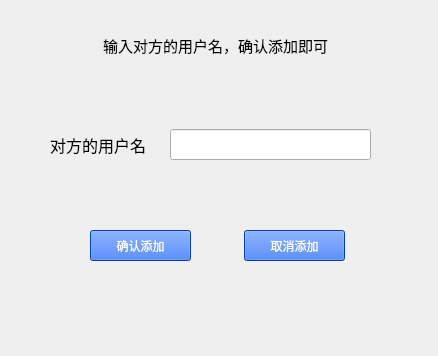
<?xml version="1.0" encoding="UTF-8"?>
<ui version="4.0">
 <class>Addfriend</class>
 <widget class="QWidget" name="Addfriend">
  <property name="geometry">
   <rect>
    <x>0</x>
    <y>0</y>
    <width>438</width>
    <height>356</height>
   </rect>
  </property>
  <property name="windowTitle">
   <string>Form</string>
  </property>
  <widget class="QLineEdit" name="userLineEdit">
   <property name="geometry">
    <rect>
     <x>170</x>
     <y>129</y>
     <width>201</width>
     <height>31</height>
    </rect>
   </property>
  </widget>
  <widget class="QLabel" name="label">
   <property name="geometry">
    <rect>
     <x>50</x>
     <y>120</y>
     <width>111</width>
     <height>51</height>
    </rect>
   </property>
   <property name="text">
    <string>&lt;html&gt;&lt;head/&gt;&lt;body&gt;&lt;p&gt;&lt;span style=&quot; font-size:12pt;&quot;&gt;对方的用户名&lt;/span&gt;&lt;/p&gt;&lt;/body&gt;&lt;/html&gt;</string>
   </property>
  </widget>
  <widget class="QLabel" name="label_2">
   <property name="geometry">
    <rect>
     <x>-10</x>
     <y>-10</y>
     <width>461</width>
     <height>371</height>
    </rect>
   </property>
   <property name="styleSheet">
    <string notr="true">border-image: url(:/new/prefix1/a_1);</string>
   </property>
   <property name="text">
    <string/>
   </property>
  </widget>
  <widget class="QLabel" name="label_3">
   <property name="geometry">
    <rect>
     <x>40</x>
     <y>10</y>
     <width>351</width>
     <height>71</height>
    </rect>
   </property>
   <property name="text">
    <string>&lt;html&gt;&lt;head/&gt;&lt;body&gt;&lt;p align=&quot;center&quot;&gt;&lt;span style=&quot; font-size:11pt;&quot;&gt;输入对方的用户名，确认添加即可&lt;/span&gt;&lt;/p&gt;&lt;/body&gt;&lt;/html&gt;</string>
   </property>
  </widget>
  <widget class="QPushButton" name="pushButton">
   <property name="geometry">
    <rect>
     <x>90</x>
     <y>230</y>
     <width>101</width>
     <height>31</height>
    </rect>
   </property>
   <property name="styleSheet">
    <string notr="true">color: rgb(255, 255, 255);
background-color: rgb(0, 85, 255);</string>
   </property>
   <property name="text">
    <string>确认添加</string>
   </property>
  </widget>
  <widget class="QPushButton" name="cancelButton_2">
   <property name="geometry">
    <rect>
     <x>244</x>
     <y>230</y>
     <width>101</width>
     <height>31</height>
    </rect>
   </property>
   <property name="styleSheet">
    <string notr="true">color: rgb(255, 255, 255);
background-color: rgb(0, 85, 255);</string>
   </property>
   <property name="text">
    <string>取消添加</string>
   </property>
  </widget>
  <zorder>label_2</zorder>
  <zorder>userLineEdit</zorder>
  <zorder>label</zorder>
  <zorder>label_3</zorder>
  <zorder>pushButton</zorder>
  <zorder>cancelButton_2</zorder>
 </widget>
 <resources/>
 <connections/>
</ui>
